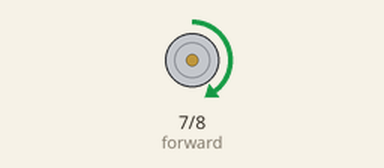
Bench run of a sketch on a simulated Arduino Uno, built with avr-gcc and run on an emulated ATmega328P. Shown: motor-driver pin pairs drawn as motors (green arrow = first pin HIGH = forward, orange = second pin HIGH = backward, longer = more drive, scaled by the enable pin).

Above: at 1.0 s.
At 3.0 s:
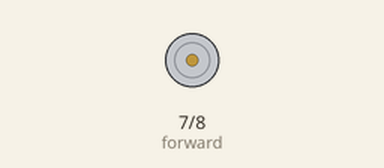
Timing chart, 0 to 5.2 s (numbered marks = the images above):
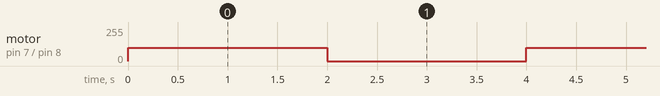

Measured:
- by itself, motor on pin 7 (forward) / pin 8 (backward): alternates forward 100/255 for 2.0 s and stopped for 2.0 s

The sketch:

Motor_control.ino
```cpp
#define forward 7
#define backward 8
#define pwm 9


void setup() {
pinMode(forward,OUTPUT);
pinMode(backward,OUTPUT);
pinMode(pwm,OUTPUT);

}

void loop() {
  digitalWrite(forward,HIGH);
  digitalWrite(backward,LOW);
  analogWrite(pwm,100);
delay(2000);
digitalWrite(forward,LOW);
  digitalWrite(backward,LOW);
  analogWrite(pwm,100);
  delay(2000);
}
```
